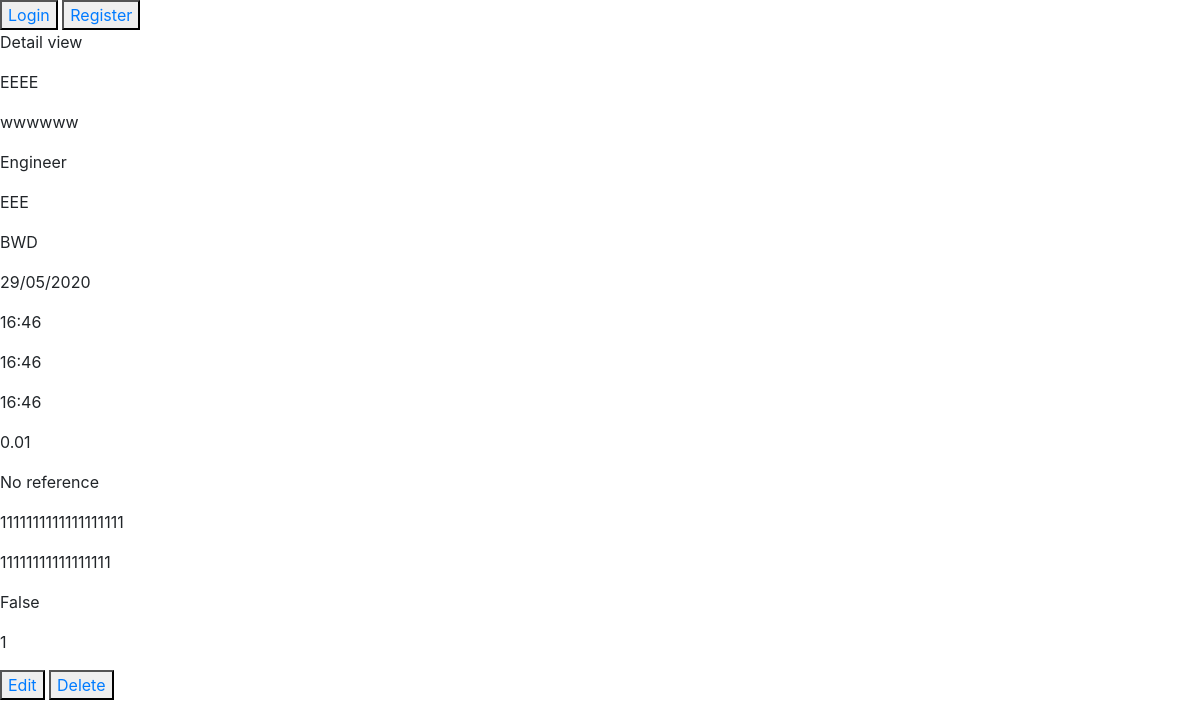
/callout/5/, run on the app's committed database.
### my_app/models.py (models this page shows, shortened)
class Callout(models.Model):
    BWD = 'BWD'
    CCH = 'CCH'
    HND = 'HND'
    SYO = 'SYO'
    FACILITY = (
        (BWD, 'BWD'),
        (CCH, 'CCH'),
        (HND, 'HND'),
        (SYO, 'SYO')
    )
    C1 = 'C1'
    C2 = 'C2'
    C3 = 'C3'
    PRIORITY = (
        (C1, 'C1'),
        (C2, 'C2'),
        (C3, 'C3')
    )
    ELECTRICAL = 'electrical'
    LEAK = 'leak'
    ALARM = 'alarm'
    MEDICAL_GAS = 'medical_gas'
    DRAINAGE_BLOCK = 'drainage_block'
    TEMP_ISSUES = 'temp_issues'
    WEAR_TEAR = 'wear_tear'
    FAULT_CAUSE = (
        (ELECTRICAL, 'electrical'),
        (LEAK, 'leak'),
        (ALARM, 'alarm'),
        (MEDICAL_GAS, 'medical_gas'),
        (DRAINAGE_BLOCK, 'drainage_block'),
        (TEMP_ISSUES, 'temp_issues'),
        (WEAR_TEAR, 'wear_tear')
    )
    engineer = models.ForeignKey(User, blank=True, null=True, on_delete=models.CASCADE)
    name = models.CharField(max_length=20, default='')
    facility = models.CharField(max_length=20, choices=FACILITY, default=BWD)
    callout_date = models.DateField(auto_now_add=False, default=timezone.now)
    notification_time = models.TimeField(auto_now_add=False, default=timezone.now)
    arrival_time = models.TimeField(auto_now_add=False, default=timezone.now)
    completion_time = models.TimeField(auto_now_add=False, default=timezone.now)
    mileage = models.DecimalField(default=0.0, max_digits=6, decimal_places=2)
    ref_number = models.PositiveIntegerField(default=0)
    findings = models.TextField(max_length=500)
    actions_taken = models.TextField(max_length=500)
    resolved_status = models.BooleanField()
    follow_up_status = models.BooleanField()
    support_required_status = models.BooleanField()
    priority_status = models.CharField(max_length=5, choices=PRIORITY, default=C1)
    fault_case = models.CharField(max_length=20, choices=FAULT_CAUSE, default=C1)
    published_date = models.DateField(default=timezone.now)
    views = models.IntegerField(default=0)
    class Meta:
        verbose_name = 'Callout'
        verbose_name_plural = 'Callouts'
        ordering = ('callout_date', )

### accounts/models.py (models this page shows, shortened)
class Profile(models.Model):
    user = models.OneToOneField(User, on_delete=models.CASCADE)
    first_name = models.CharField(max_length=20, default='')
    surname = models.CharField(max_length=20, default='')
    position = models.CharField(max_length=20, default='')
    photo = models.ImageField(default='default.jpg', upload_to='upload_pics')
    class Meta:
        verbose_name = 'Profile Info'
        verbose_name_plural = 'Profiles'
        ordering = ('first_name', 'surname')

### my_app/views.py (the view)
# urls.py: path('callout/<int:pk>/', CalloutDetailView.as_view(), name='callout_detail'),
class CalloutDetailView(DetailView):
    model = Callout
    template_name = 'callout_detail.html'
    def get_context_data(self, **kwargs):
        context = super(DetailView, self).get_context_data(**kwargs)
        object = self.get_object()
        object.views += 1
        object.save()
        return context

### my_app/Templates/callout_detail.html
{% extends 'base.html' %}
{% block content %}
    <p>Detail view</p>
    <p>{{ object.engineer.profile.first_name }}</p>
    <p>{{ object.engineer.profile.surname }}</p>
    <p>{{ object.engineer.profile.position }}</p>
    <p>{{ object.name }}</p>
    <p>{{ object.facility }}</p>
    <p>{{ object.callout_date|date:'d/m/Y' }}</p>
    <p>{{ object.notification_time|time:'H:i' }}</p>
    <p>{{ object.arrival_time|time:'H:i' }}</p>
    <p>{{ object.completion_time|time:'H:i' }}</p>
    <p>{{ object.mileage }}</p>
    {% if object.ref_number == 0 %}
        <p>No reference</p>
    {% else %}
        <p>{{ object.ref_number }}</p>
    {% endif %}
    <p>{{ object.findings|safe|linebreaks }}</p>
    <p>{{ object.actions_taken|safe|linebreaks }}</p>
    <p>{{ object.resolved_status }}</p>
    <p>{{ object.views }}</p>
    <button><a href="{% url 'callout_edit' object.id %}">Edit</a></button>
    <button><a href="{% url 'callout_confirm_delete' object.id %}">Delete</a></button>
{% endblock %}

### templates/base.html (shortened to what this page needs)
{% load static %}
<!DOCTYPE html>
<html lang="en">
<head>
    <link rel="stylesheet" href="https://stackpath.bootstrapcdn.com/bootstrap/4.3.1/css/bootstrap.min.css"/>
    <link rel="stylesheet" href="{% static 'css/styles.css' %}" type="text/css"/>
</head>
    <body>
    {% if user.is_authenticated %}
        <button><a href="{% url 'callout' %}">Callout History</a></button>
        <button><a href="{% url 'callout_create' %}">Callout Form</a></button>
        <button><a href="{% url 'permits_open' %}">Open Permits</a></button>
        <button><a href="{% url 'permits_closed' %}">Closed Permits</a></button>
        <button><a href="{% url 'general_permit_create' %}">Create General Permit</a></button>
        <button><a href="{% url 'hotworks_permit_create' %}">Create Hot Works Permit</a></button>
        <button><a href="{% url 'electrical_permit_create' %}">Create Electrical Permit</a></button>
        <button><a href="{% url 'profile' %}">Profile</a></button>
        <button><a href="{% url 'logout' %}">Logout</a></button></button>
    {% else %}
    <button><a href="{% url 'login' %}">Login</a></button></button>
    <button><a href="{% url 'register' %}">Register</a></button></button>
    {% endif %}
        {% block content %}
        {% endblock %}
    </body>
</html>

### data on the page
Callout: engineer.profile.first_name "EEEE", engineer.profile.surname "wwwwww", engineer.profile.position "Engineer", name "EEE", facility "BWD", callout_date "29/05/2020", notification_time "16:46", arrival_time "16:46", completion_time "16:46", mileage "0.01", findings "1111111111111111111", actions_taken "11111111111111111", resolved_status "False", views "1"
